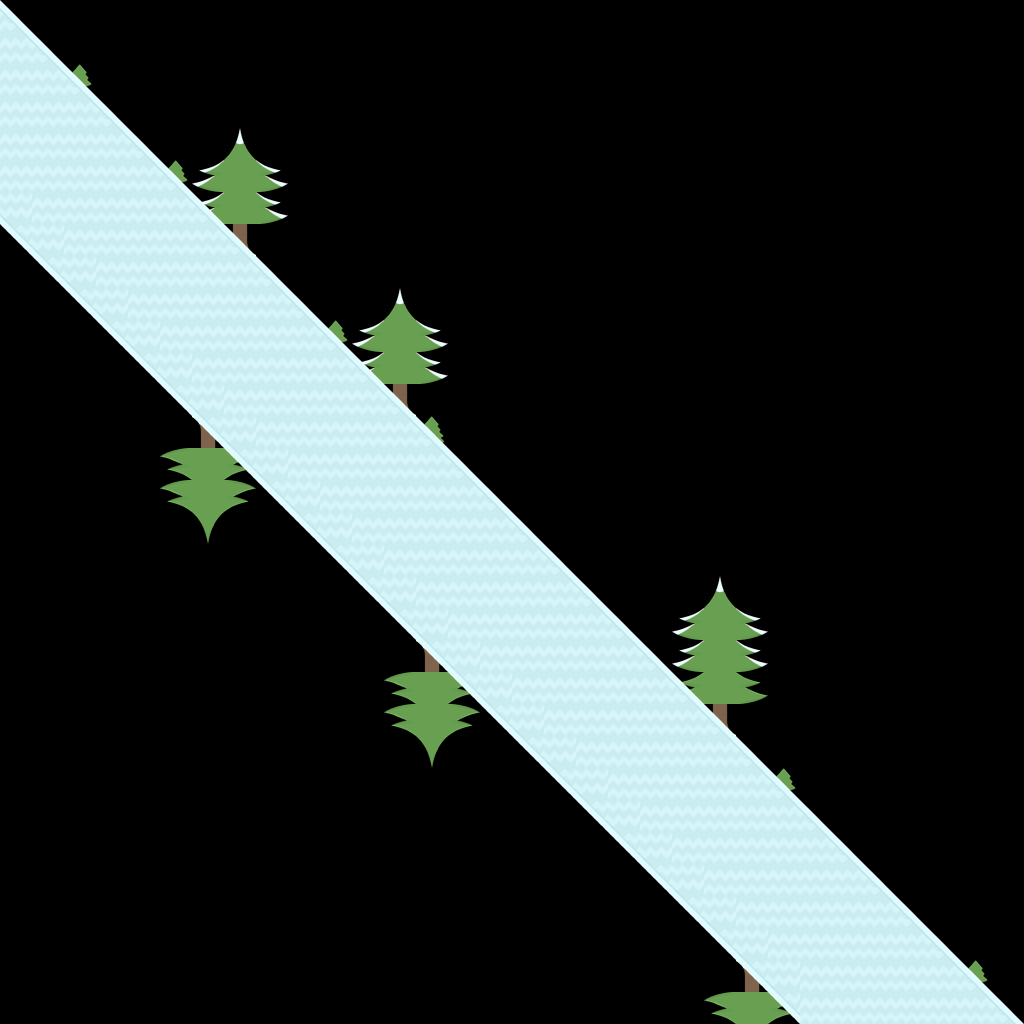

This is a level from a 2D game, rendered from its Tiled map with the project's own tilesets. A one-line summary and the complete map file follow:
An orthogonal 32x32 tile map with 32x32 px tiles, 2 tile layers (Background, Foregrouond) and 4 objects (Start, End, Size).

<map version="1.10" tiledversion="1.11.2" orientation="orthogonal" renderorder="right-down" width="32" height="32" tilewidth="32" tileheight="32" infinite="0" nextlayerid="6" nextobjectid="10">
 <editorsettings>
  <export target="Level_3.lua" format="lua" />
 </editorsettings>
 <tileset firstgid="1" name="Ice" tilewidth="32" tileheight="32" tilecount="98" columns="14">
  <image source="../../Art/Kenney/kenney_platformer-art-winter/sheet_32px.png" width="448" height="224" />
 </tileset>
 <layer id="2" name="Background" width="32" height="32">
  <data encoding="csv">
0,0,0,0,0,0,0,0,0,0,0,0,0,0,0,0,0,0,0,0,0,0,0,0,0,0,0,0,0,0,0,0,
0,0,0,0,0,0,0,0,0,0,0,0,0,0,0,0,0,0,0,0,0,0,0,0,0,0,0,0,0,0,0,0,
0,0,98,0,0,0,0,0,0,0,0,0,0,0,0,0,0,0,0,0,0,0,0,0,0,0,0,0,0,0,0,0,
0,0,0,0,0,0,0,0,0,0,0,0,0,0,0,0,0,0,0,0,0,0,0,0,0,0,0,0,0,0,0,0,
0,0,0,0,0,0,0,85,0,0,0,0,0,0,0,0,0,0,0,0,0,0,0,0,0,0,0,0,0,0,0,0,
0,0,0,0,0,98,96,94,97,0,0,0,0,0,0,0,0,0,0,0,0,0,0,0,0,0,0,0,0,0,0,0,
0,0,0,0,0,0,96,94,97,0,0,0,0,0,0,0,0,0,0,0,0,0,0,0,0,0,0,0,0,0,0,0,
0,0,0,0,0,0,0,73,0,0,0,0,0,0,0,0,0,0,0,0,0,0,0,0,0,0,0,0,0,0,0,0,
0,0,0,0,0,0,0,0,0,0,0,0,0,0,0,0,0,0,0,0,0,0,0,0,0,0,0,0,0,0,0,0,
0,0,0,0,0,0,0,0,0,0,0,0,85,0,0,0,0,0,0,0,0,0,0,0,0,0,0,0,0,0,0,0,
0,0,0,0,0,0,0,0,0,0,98,96,94,97,0,0,0,0,0,0,0,0,0,0,0,0,0,0,0,0,0,0,
0,0,0,0,0,0,0,0,0,0,0,96,94,97,0,0,0,0,0,0,0,0,0,0,0,0,0,0,0,0,0,0,
0,0,0,0,0,0,0,0,0,0,0,0,73,0,0,0,0,0,0,0,0,0,0,0,0,0,0,0,0,0,0,0,
0,0,0,0,0,0,1073741911,0,0,0,0,0,0,84,0,0,0,0,0,0,0,0,0,0,0,0,0,0,0,0,0,0,
0,0,0,0,0,1073741917,94,1073741919,0,0,0,0,0,0,0,0,0,0,0,0,0,0,0,0,0,0,0,0,0,0,0,0,
0,0,0,0,0,1073741917,94,1073741919,0,0,0,0,0,0,0,0,0,0,0,0,0,0,0,0,0,0,0,0,0,0,0,0,
0,0,0,0,0,0,1073741895,0,0,0,0,0,0,0,0,0,0,0,0,0,0,0,0,0,0,0,0,0,0,0,0,0,
0,0,0,0,0,0,0,0,0,0,0,0,0,0,0,0,0,0,0,0,0,0,0,0,0,0,0,0,0,0,0,0,
0,0,0,0,0,0,0,0,0,0,0,0,0,0,0,0,0,0,0,0,0,0,85,0,0,0,0,0,0,0,0,0,
0,0,0,0,0,0,0,0,0,0,0,0,0,0,0,0,0,0,0,0,0,96,94,97,0,0,0,0,0,0,0,0,
0,0,0,0,0,0,0,0,0,0,0,0,0,1073741911,0,0,0,0,0,0,0,96,94,97,0,0,0,0,0,0,0,0,
0,0,0,0,0,0,0,0,0,0,0,0,1073741917,94,1073741919,0,0,0,0,0,0,93,94,95,0,0,0,0,0,0,0,0,
0,0,0,0,0,0,0,0,0,0,0,0,1073741917,94,1073741919,0,0,0,0,0,0,0,73,0,0,0,0,0,0,0,0,0,
0,0,0,0,0,0,0,0,0,0,0,0,0,1073741895,0,0,0,0,0,0,0,0,0,0,0,0,0,0,0,0,0,0,
0,0,0,0,0,0,0,0,0,0,0,0,0,0,0,0,0,0,0,0,0,0,0,98,98,0,0,0,0,0,0,0,
0,0,0,0,0,0,0,0,0,0,0,0,0,0,0,0,0,0,0,0,0,0,0,0,0,0,0,0,0,0,0,0,
0,0,0,0,0,0,0,0,0,0,0,0,0,0,0,0,0,0,0,0,0,0,0,0,0,0,0,0,0,0,0,0,
0,0,0,0,0,0,0,0,0,0,0,0,0,0,0,0,0,0,0,0,0,0,0,0,0,0,0,0,0,0,0,0,
0,0,0,0,0,0,0,0,0,0,0,0,0,0,0,0,0,0,0,0,0,0,0,0,0,0,0,0,0,0,0,0,
0,0,0,0,0,0,0,0,0,0,0,0,0,0,0,0,0,0,0,0,0,0,0,0,0,0,0,0,0,0,0,0,
0,0,0,0,0,0,0,0,0,0,0,0,0,0,0,0,0,0,0,0,0,0,0,1073741911,0,0,0,0,0,0,98,0,
0,0,0,0,0,0,0,0,0,0,0,0,0,0,0,0,0,0,0,0,0,0,1073741917,94,1073741919,0,0,0,0,0,0,0
</data>
 </layer>
 <layer id="1" name="Foregrouond" width="32" height="32">
  <data encoding="csv">
7,0,0,0,0,0,0,0,0,0,0,0,0,0,0,0,0,0,0,0,0,0,0,0,0,0,0,0,0,0,0,0,
21,7,0,0,0,0,0,0,0,0,0,0,0,0,0,0,0,0,0,0,0,0,0,0,0,0,0,0,0,0,0,0,
17,21,7,0,0,0,0,0,0,0,0,0,0,0,0,0,0,0,0,0,0,0,0,0,0,0,0,0,0,0,0,0,
17,17,21,7,0,0,0,0,0,0,0,0,0,0,0,0,0,0,0,0,0,0,0,0,0,0,0,0,0,0,0,0,
17,17,17,21,7,0,0,0,0,0,0,0,0,0,0,0,0,0,0,0,0,0,0,0,0,0,0,0,0,0,0,0,
17,17,17,17,21,7,0,0,0,0,0,0,0,0,0,0,0,0,0,0,0,0,0,0,0,0,0,0,0,0,0,0,
1073741846,17,17,17,17,21,7,0,0,0,0,0,0,0,0,0,0,0,0,0,0,0,0,0,0,0,0,0,0,0,0,0,
1073741832,1073741846,17,17,17,17,21,7,0,0,0,0,0,0,0,0,0,0,0,0,0,0,0,0,0,0,0,0,0,0,0,0,
0,1073741832,1073741846,17,17,17,17,21,7,0,0,0,0,0,0,0,0,0,0,0,0,0,0,0,0,0,0,0,0,0,0,0,
0,0,1073741832,1073741846,17,17,17,17,21,7,0,0,0,0,0,0,0,0,0,0,0,0,0,0,0,0,0,0,0,0,0,0,
0,0,0,1073741832,1073741846,17,17,17,17,21,7,0,0,0,0,0,0,0,0,0,0,0,0,0,0,0,0,0,0,0,0,0,
0,0,0,0,1073741832,1073741846,17,17,17,17,21,7,0,0,0,0,0,0,0,0,0,0,0,0,0,0,0,0,0,0,0,0,
0,0,0,0,0,1073741832,1073741846,17,17,17,17,21,7,0,0,0,0,0,0,0,0,0,0,0,0,0,0,0,0,0,0,0,
0,0,0,0,0,0,1073741832,1073741846,17,17,17,17,21,7,0,0,0,0,0,0,0,0,0,0,0,0,0,0,0,0,0,0,
0,0,0,0,0,0,0,1073741832,1073741846,17,17,17,17,21,7,0,0,0,0,0,0,0,0,0,0,0,0,0,0,0,0,0,
0,0,0,0,0,0,0,0,1073741832,1073741846,17,17,17,17,21,7,0,0,0,0,0,0,0,0,0,0,0,0,0,0,0,0,
0,0,0,0,0,0,0,0,0,1073741832,1073741846,17,17,17,17,21,7,0,0,0,0,0,0,0,0,0,0,0,0,0,0,0,
0,0,0,0,0,0,0,0,0,0,1073741832,1073741846,17,17,17,17,21,7,0,0,0,0,0,0,0,0,0,0,0,0,0,0,
0,0,0,0,0,0,0,0,0,0,0,1073741832,1073741846,17,17,17,17,21,7,0,0,0,0,0,0,0,0,0,0,0,0,0,
0,0,0,0,0,0,0,0,0,0,0,0,1073741832,1073741846,17,17,17,17,21,7,0,0,0,0,0,0,0,0,0,0,0,0,
0,0,0,0,0,0,0,0,0,0,0,0,0,1073741832,1073741846,17,17,17,17,21,7,0,0,0,0,0,0,0,0,0,0,0,
0,0,0,0,0,0,0,0,0,0,0,0,0,0,1073741832,1073741846,17,17,17,17,21,7,0,0,0,0,0,0,0,0,0,0,
0,0,0,0,0,0,0,0,0,0,0,0,0,0,0,1073741832,1073741846,17,17,17,17,21,7,0,0,0,0,0,0,0,0,0,
0,0,0,0,0,0,0,0,0,0,0,0,0,0,0,0,1073741832,1073741846,17,17,17,17,21,7,0,0,0,0,0,0,0,0,
0,0,0,0,0,0,0,0,0,0,0,0,0,0,0,0,0,1073741832,1073741846,17,17,17,17,21,7,0,0,0,0,0,0,0,
0,0,0,0,0,0,0,0,0,0,0,0,0,0,0,0,0,0,1073741832,1073741846,17,17,17,17,21,7,0,0,0,0,0,0,
0,0,0,0,0,0,0,0,0,0,0,0,0,0,0,0,0,0,0,1073741832,1073741846,17,17,17,17,21,7,0,0,0,0,0,
0,0,0,0,0,0,0,0,0,0,0,0,0,0,0,0,0,0,0,0,1073741832,1073741846,17,17,17,17,21,7,0,0,0,0,
0,0,0,0,0,0,0,0,0,0,0,0,0,0,0,0,0,0,0,0,0,1073741832,1073741846,17,17,17,17,21,7,0,0,0,
0,0,0,0,0,0,0,0,0,0,0,0,0,0,0,0,0,0,0,0,0,0,1073741832,1073741846,17,17,17,17,21,7,0,0,
0,0,0,0,0,0,0,0,0,0,0,0,0,0,0,0,0,0,0,0,0,0,0,1073741832,1073741846,17,17,17,17,21,7,0,
0,0,0,0,0,0,0,0,0,0,0,0,0,0,0,0,0,0,0,0,0,0,0,0,1073741832,17,17,17,17,17,21,7
</data>
 </layer>
 <group id="3" name="Objects" visible="0">
  <objectgroup id="5" name="ice_Collision">
   <object id="9" x="0" y="0">
    <polygon points="0,0 1024,1024 0,1024" />
   </object>
  </objectgroup>
  <objectgroup id="4" name="Markers">
   <object id="2" name="Start" x="0" y="0" width="32" height="32" />
   <object id="3" name="End" x="992" y="1024" width="32" height="32" />
   <object id="4" name="Size" x="1024" y="1024" width="32" height="32" />
  </objectgroup>
 </group>
</map>
